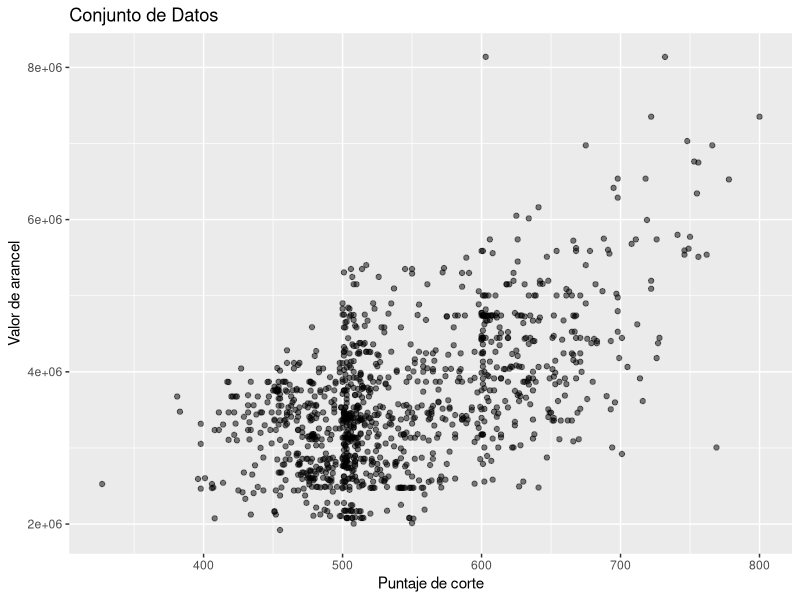
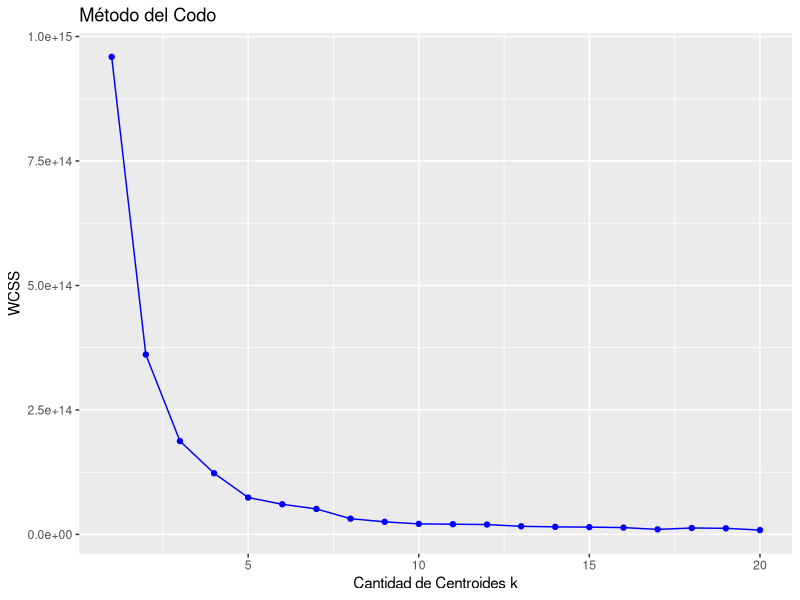
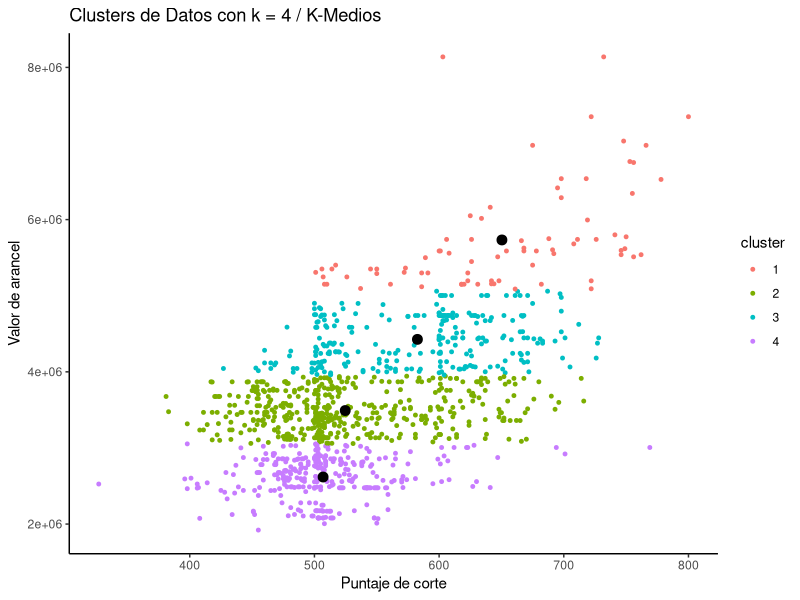
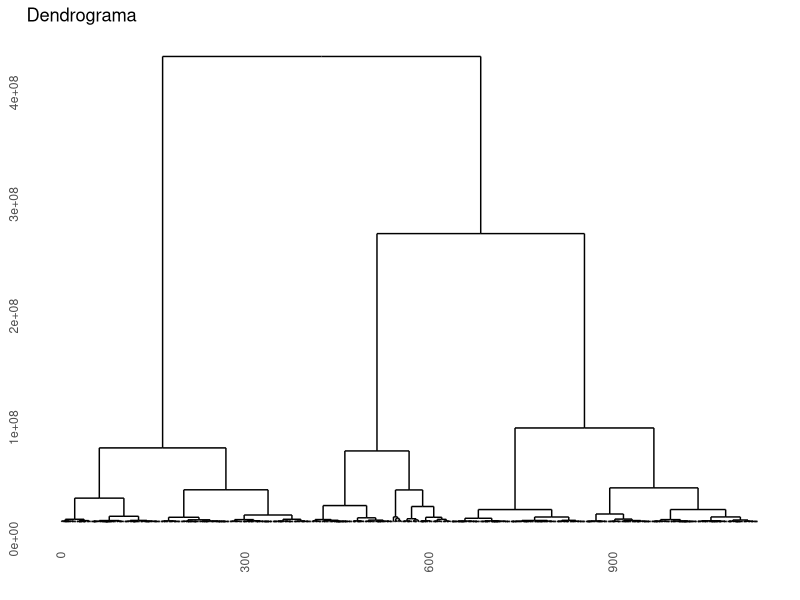
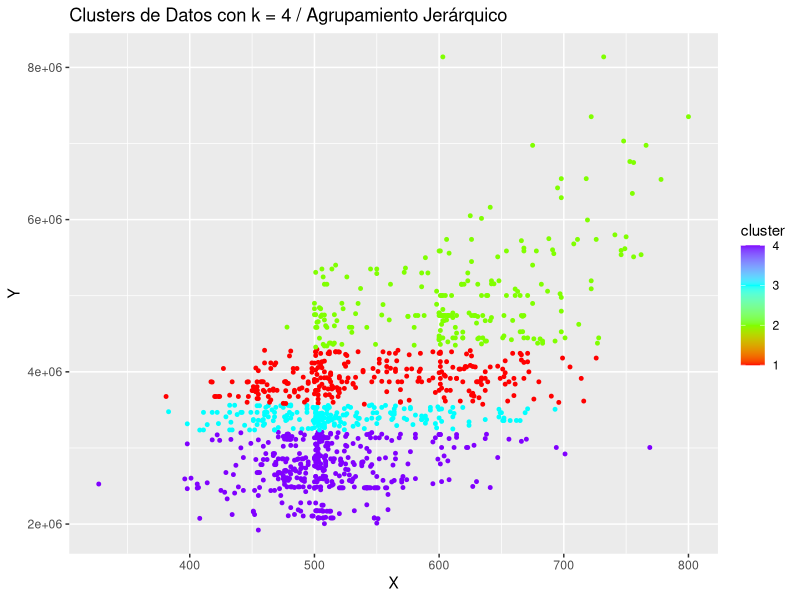

The R script that drew these images, in order:
# Preparamos el espacio de trabajo
# Cargamos los datos --------------------------------------------------------------------------

library(data.table
)

data <- fread(
  # Ubicación del archivo
  input = "data/base_indices_2005-2021.csv",
  colClasses = c("numeric","numeric")
)[`Valor de arancel`>1000,]

lapply(data, class)

summary(data)

# Guardamos los datos procesados ------------------------------------------------

saveRDS(data, file = "data/data.RDS")


# Graficamos de forma exploratoria los datos ------------------------------

library(ggplot2)
ggplot(aes(x = `Puntaje de corte`, y = `Valor de arancel`), data = data) + geom_point( alpha = 0.5) + ggtitle('Conjunto de Datos')


# Agrupamiento K-means ----------------------------------------------------



# Utilizar el método del codo para determinar la cantidad de centr --------

set.seed(1234)
wcss <- vector()
for(i in 1:20){
  wcss[i] <- sum(kmeans(data, i)$withinss)
}


#Graficar
ggplot() + geom_point(aes(x = 1:20, y = wcss), color = 'blue') + 
  geom_line(aes(x = 1:20, y = wcss), color = 'blue') + 
  ggtitle("Método del Codo") + 
  xlab('Cantidad de Centroides k') + 
  ylab('WCSS')


#Una vez seleccionada la cantidad de centroides, se aplica el algoritmo con esa cantidad----


set.seed(1234)
kmeans <- kmeans(data, 4, iter.max = 1000, nstart = 10)


#Ahora graficamos los clusters -----

data$cluster <- kmeans$cluster
ggplot() + geom_point(aes(x = `Puntaje de corte`, y = `Valor de arancel`, color = as.factor(cluster)), data = data, size = 1) +
  geom_point(aes(x = kmeans$centers[, 1], y = kmeans$centers[, 2]), color = 'black', size = 3) +
  labs(x='Puntaje de corte', y='Valor de arancel', col='cluster') +
  ggtitle('Clusters de Datos con k = 4 / K-Medios') +
  theme_classic()



# Agrupamiento Jerárquico -------------------------------------------------

#Se debe instalar y cargar la librería para graficar dendrogramas
install.packages('ggdendro')
library(ggdendro)

#Se grafica el dendrograma
dendrogram <- hclust(dist(data, method = 'euclidean'), method = 'ward.D')
ggdendrogram(dendrogram, rotate = FALSE, labels = FALSE, theme_dendro = TRUE) + 
  labs(title = "Dendrograma")

#se realiza un corte del dendrograma para limitar los centroides
agrupamientoJ <- hclust(dist(data, method = 'euclidean'), method = 'ward.D')
clases_aj <- cutree(agrupamientoJ, k = 4)
data$cluster <- clases_aj

#Se grafica nuevamente para revisar agrupamiento
ggplot() + geom_point(aes(x = `Puntaje de corte`, y = `Valor de arancel`, color = cluster), data = data, size = 1) +
  scale_colour_gradientn(colours=rainbow(4)) +
  ggtitle('Clusters de Datos con k = 4 / Agrupamiento Jerárquico') + 
  xlab('X') + ylab('Y')
